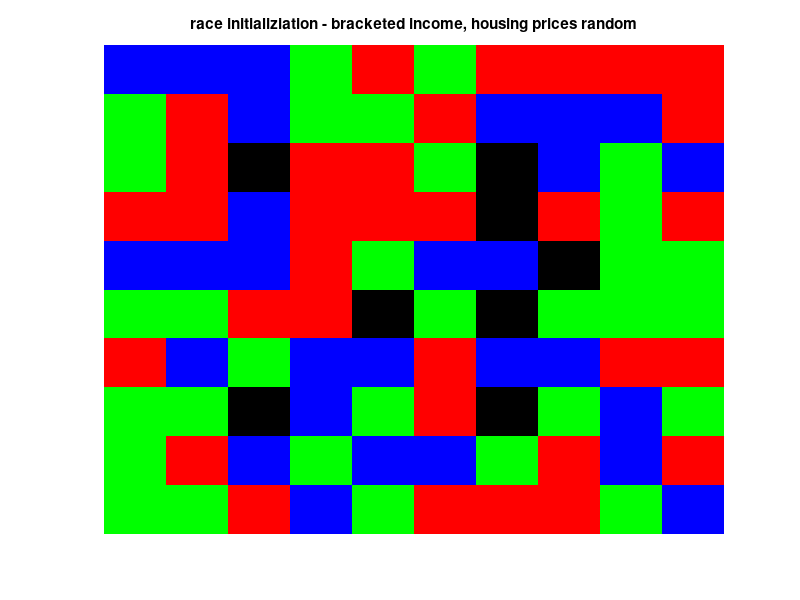

The MATLAB source for this figure: (Note: this script raises an error after producing the figure.)
% SYDE 332
% Racial Segregation Model Attempt

% size of grid
n = 10;

% proportion of vacancies
vacanicies_proportion = 0.1;

% number of races
T = 3;

% number of economic brackets
E = 3;

% colors
map = [0 0 0; 1 0 0; 0 1 0; 0 0 1];

% racial dispreference parameter
% minimum fraction of friends that I need to be satisfied
F = 4/8;

max_iterations = 10000;

% initialize
z = zeros(n,n,3);

for i=1:n
    for j=1:n
        if rand > vacanicies_proportion
            z(i,j,1) = randi(T);
            z(i,j,2) = randi(E);
        end
        z(i,j,3) = randi(E);
    end
end

[row,col] = find(z(:,:,1)==0);
pos_vacancies = [row col];

figure,
imagesc(z(:,:,1));
colormap(map);
title('race initializiation - bracketed income, housing prices random');
axis('off');

% figure,
% imagesc(z(:,:,2));
% colormap(map);
% title('economics initializiation');
% axis('off');

number_of_moves = zeros(1,max_iterations);

%% run simulation
seg = [];
total_neighbours = 8;

for k=1:max_iterations
    x = randperm(n);
    for i=x
        y = randperm(n);
        for j=y
            if z(i,j)~=0
                not_like_me = 0;

                if i~=1 && z(i-1,j) ~= z(i,j) && z(i-1,j) ~=0
                    not_like_me = not_like_me +1;
                end
                if i~=n && z(i+1,j) ~= z(i,j) && z(i+1,j) ~=0
                    not_like_me = not_like_me +1;
                end
                if j~=1 && z(i,j-1) ~= z(i,j) && z(i,j-1) ~=0
                    not_like_me = not_like_me +1;
                end
                if j~=n && z(i,j+1) ~= z(i,j) && z(i,j+1) ~=0
                    not_like_me = not_like_me +1;
                end
                if i~=1 && j~=1 && z(i-1,j-1) ~= z(i,j) && z(i-1,j-1) ~= 0
                    not_like_me = not_like_me +1;
                end
                if i~=1 && j~=n && z(i-1,j+1) ~= z(i,j) && z(i-1,j+1) ~= 0
                    not_like_me = not_like_me +1;
                end
                if i~=n && j~=1 && z(i+1,j-1) ~= z(i,j) && z(i+1,j-1) ~= 0
                    not_like_me = not_like_me +1;
                end
                if i~=n && j~=n && z(i+1,j+1) ~= z(i,j) && z(i+1,j+1) ~= 0
                    not_like_me = not_like_me +1;
                end
                
                friends = total_neighbours - not_like_me;

                if friends/total_neighbours < F

                    new_x = randi(n);
                    new_y = randi(n);
                    
                    while (z(new_x,new_y,1) ~= 0) %%&& (z(new_x,new_y,3) > z(i,j,2))
                        new_x = randi(n);
                        new_y = randi(n);
               
                    end
                    
                    if z(new_x,new_y,3) <= z(i,j,2)
                        z(new_x,new_y,1) = z(i,j,1);
                        z(new_x,new_y,2) = z(i,j,2);
                        z(i,j,1) = 0;
                        z(i,j,2) = 0;
                        number_of_moves(k) = number_of_moves(k) + 1;
                    end
                    
%                     idx = randperm(length(pos_vacancies));
%                     
%                     p = 1;
%                     
%                     new_x = pos_vacancies(idx(p),1);
%                     new_y = pos_vacancies(idx(p),2);
% 
%                     z(new_x,new_y) = z(i,j);
%                     z(i,j) = 0;
%                     number_of_moves(k) = number_of_moves(k) + 1;
%                     pos_vacancies(idx(p),1) = i;
%                     pos_vacancies(idx(p),2) = j;
                    
                end
            end
%             imagesc(z(:,:,1));
%             colormap(map);
%             axis('off');
%             pause(0.001);

        end
    end
    
    if number_of_moves(k) == 0
        disp('number of iterations to convergence: ')
        disp(k);
        disp('total number of moves to convergence: ')
        disp(sum(number_of_moves))
        break;
    end
    
    % Calculate segregation
    SAME = [];

    for i=1:n
        for j=1:n

            race = z(i,j,1);
            s = 0;

            % Check that z(i,j,1) isn't a vacancy
            if race
                num_neighbours = 0;

                if i > 1 
                    if z(i-1,j,1) == race
                        s = s + 1;
                    end
                    
                    if z(i-1,j,1)
                        num_neighbours = num_neighbours + 1;
                    end
                    
                    if j > 1 
                        if z(i-1,j-1,1) == race
                            s = s + 1;
                        end
                        
                        if z(i-1,j-1,1)
                            num_neighbours = num_neighbours + 1;
                        end
                    end
                    
                    if j < n 
                        if z(i-1, j+1, 1) == race
                            s = s + 1;
                        end
                        
                        if z(i-1, j+1, 1)
                            num_neighbours = num_neighbours + 1;
                        end
                    end
                end

                if i < n 
                    if z(i+1,j,1) == race
                        s = s + 1;
                    end
                    
                    if z(i+1, j, 1)
                        num_neighbours = num_neighbours + 1;
                    end
                    
                    if j > 1 
                        if z(i+1,j-1,1) == race
                            s = s + 1;
                        end
                        
                        if z(i+1, j-1, 1)
                            num_neighbours = num_neighbours + 1;
                        end
                    end
                    
                    if j < n
                        if z(i+1, j+1, 1) == race
                            s = s + 1;
                        end
                        
                        if z(i+1, j+1, 1)
                            num_neighbours = num_neighbours + 1;
                        end
                    end
 
                end

                if j > 1 
                    if z(i,j-1,1) == race
                        s = s + 1;
                    end
                    
                    if z(i, j-1, 1)
                        num_neighbours = num_neighbours + 1;
                    end
                end

                if j < n 
                    if z(i,j+1,1) == race
                        s = s + 1;
                    end
                    
                    if z(i, j+1, 1)
                        num_neighbours = num_neighbours + 1;
                    end
                end 
                
            end
            
            SAME = [SAME;s/num_neighbours];
        end
    end
    
    disp((mean(SAME)));
    seg = [seg; avg_same*100];
%     disp(seg);
end

% disp(length(seg));
% 
% figure,
% plot(k, seg);
% xlabel('iteration'), ylabel('segregation percentage');

figure,
imagesc(z(:,:,1));
colormap(map);
axis('off');
title('final by race - bracketed income, housing prices random');

% figure,
% imagesc(z(:,:,2));
% colormap(map);
% axis('off');
% title('final by economics');


%% plot number of moves
iterant = 1:max_iterations;
figure,
plot(log10(iterant), log10(number_of_moves));
xlabel('iteration'),ylabel('number of moves');

